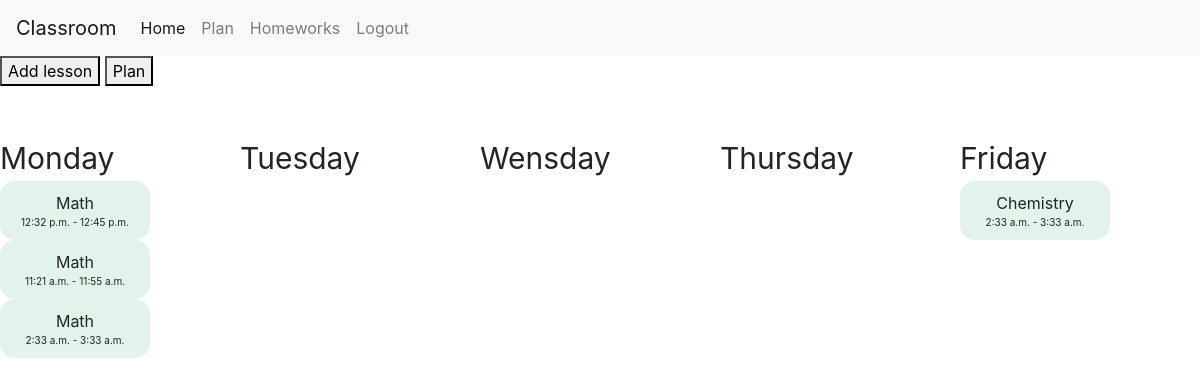
Page /plan (signed in) on the committed database.
### classroom/models.py (models this page shows)
class Lesson(models.Model):
    subject = models.CharField(max_length=300, choices=SUBJECT_CHOICES)
    day = models.CharField(max_length=3, choices=DAY_CHOICES)
    time_start = models.TimeField()
    time_end = models.TimeField()
    teacher = models.ForeignKey(User, on_delete=models.CASCADE, related_name="teacher_lessons")
    group = models.ForeignKey(Class, on_delete=models.CASCADE, related_name="class_lessons")

### classroom/views.py (the view)
# urls.py: path("plan", views.plan_view, name="plan"),
@login_required
def plan_view(request):
    user = request.user
    if request.method == "POST":
        teacher_id = request.POST['teacher']
        group_id = request.POST['class']
        day = request.POST['day']
        time_start = request.POST['start_time']
        time_end = request.POST['end_time']
        teacher = User.objects.get(pk=teacher_id)
        group = Class.objects.get(pk=group_id)
        class_lessons = group.class_lessons.all().filter(day=day)
        teacher_lessons = teacher.teacher_lessons.filter(day=day)
        for lesson in class_lessons:
            if check_time(time_start, time_end, lesson.time_start, lesson.time_end)==False:
                return render(request, "classroom/plan.html", {
                    "message": "Time conflict"
                })
        for lesson in teacher_lessons:
            if check_time(time_start, time_end, lesson.time_start, lesson.time_end)==False:
                return render(request, "classroom/plan.html", {
                    "message": "Time conflict"
                })
        if time_start>time_end:
            return render(request, "classroom/plan.html", {
                "message": "Invalid time"
            })
        subject = request.POST['subject']
        lesson = Lesson.objects.create(subject=subject, day=day, time_start=time_start, time_end=time_end, teacher=teacher, group=group)
        lesson.save()
        return render(request, "classroom/plan.html", {
            "message": "Lesson created"
        })
    else:
        if user.type == "SU":
            user_per = False
            group = user.group
            lessons = group.class_lessons.all()
        else:
            user_per = True
            lessons = user.teacher_lessons.all()
        school = user.school
        grups = school.classes.all()
        teachers = User.objects.filter(type="ST", school=school)
        return render(request, "classroom/plan.html",{
            "subjects": SUBJECT_CHOICES,
            "perrmision": user_per,
            "teachers": teachers,
            "days": DAY_CHOICES,
            "classes": grups,
            "lessons": lessons
        })

### classroom/templates/classroom/plan.html (shortened to what this page needs)
{% extends "classroom/layout.html" %}
{% load static %}
{%block body%}
    {% if perrmision == True %}
    <button id="add_button">Add lesson</button>
    <button id="plan_button">Plan</button>
    {%endif%}
    <div id="plan_view">
        <div class="plan_div">
            <div class="flex_child">
                <div class="day">Monday</div>
                {%for lesson in lessons%}
                    {%if lesson.day == "MON"%}
                    <div class="lesson_div">
                        <div class="subject">{{lesson.get_subject_display}}</div>
                        <div class="time_lesson">{{lesson.time_start}} - {{lesson.time_end}}</div>
                    </div>
                    {%endif%}
                {%endfor%}
            </div>
            <div class="flex_child">
                <div class="day">Tuesday</div>
            </div>
            <div class="flex_child">
                <div class="day">Wensday</div>
            </div>
            <div class="flex_child">
                <div class="day">Thursday</div>
            </div>
            <div class="flex_child">
                <div class="day">Friday</div>
                {%for lesson in lessons%}
                    {%if lesson.day == "FRI"%}
                    <div class="lesson_div">
                        <div class="subject">{{lesson.get_subject_display}}</div>
                        <div class="time_lesson">{{lesson.time_start}} - {{lesson.time_end}}</div>
                    </div>
                    {%endif%}
                {%endfor%}
            </div>
        </div>
    </div>
{%endblock%}

### classroom/static/classroom/style.css (style rules this page uses)
.plan_div { display: flex; margin-top: 50px;; }
.flex_child { flex: 1; }
.day { font-size: 30px; }
.lesson_div { text-align: center; background: rgba(195, 232, 213, 0.50); border-radius: 15px; max-width: 150px; padding: 10px; }
.time_lesson { font-size: 10px; }

### rows in the picture
Lesson: subject "Math", time_start "12:32 p.m.", time_end "12:45 p.m."
Lesson: subject "Math", time_start "11:21 a.m.", time_end "11:55 a.m."
Lesson: subject "Math", time_start "2:33 a.m.", time_end "3:33 a.m."
Lesson: subject "Chemistry", time_start "2:33 a.m.", time_end "3:33 a.m."
